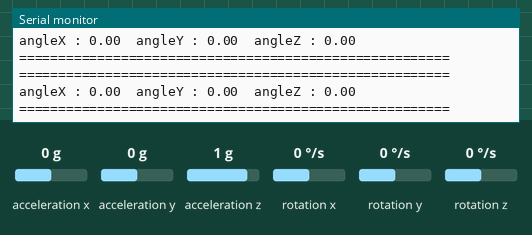
Bench run of a program on a simulated ESP32. Parts: the last lines printed to the serial monitor. The test bench sets the inputs (shaded band); at power-on: acceleration x 0 g, acceleration y 0 g, rotation z 0 °/s, acceleration z 1 g, rotation x 0 °/s, rotation y 0 °/s.

Above: at 4.2 s.
4.3 s: acceleration x set to -1.4 g
At 4.72 s:
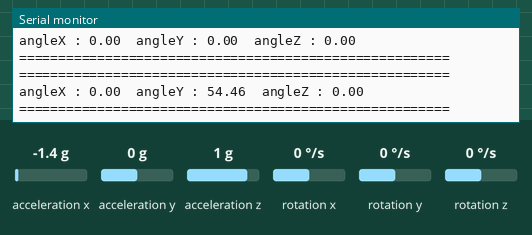
7.3 s: acceleration y set to -1.4 g
At 7.73 s:
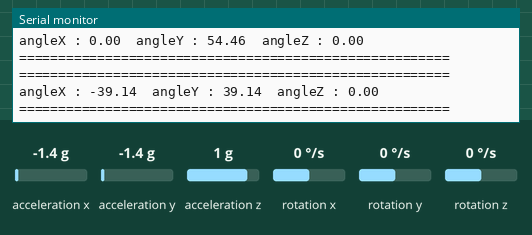
10.3 s: rotation z set to -192 °/s
At 10.76 s:
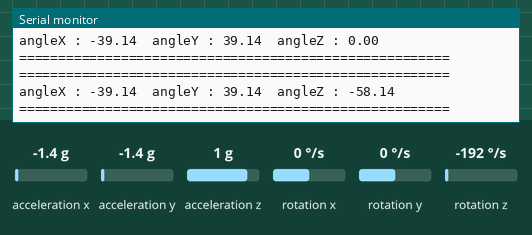
13.3 s: acceleration z set to -1.4 g
At 13.52 s:
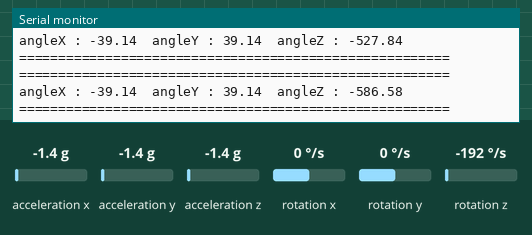
Timing chart, 0 to 15.8 s (numbered marks = the images above; inputs shaded):
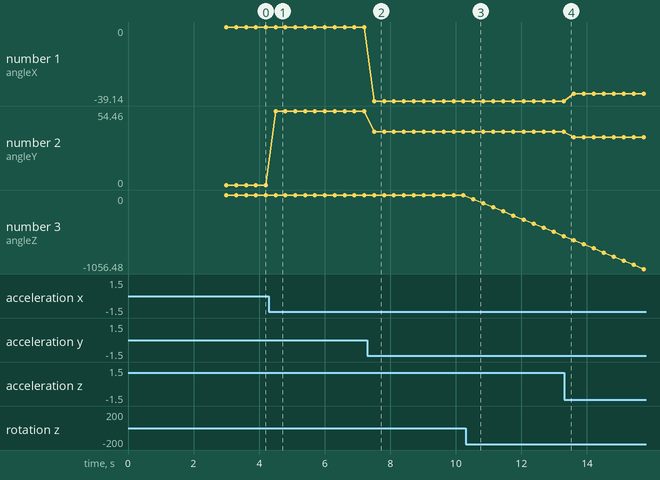

The program:

main.cpp
```cpp
#include <Arduino.h>

#include <MPU6050_tockn.h>
#include <Wire.h>

MPU6050 mpu6050(Wire);

long timer = 0;

void setup() {
  Serial.begin(9600);
  Wire.begin();
  mpu6050.begin();
  mpu6050.calcGyroOffsets(true);
}

void loop() {
  mpu6050.update();


    Serial.println("=======================================================");
    Serial.print("angleX : ");Serial.print(mpu6050.getAngleX());
    Serial.print("\tangleY : ");Serial.print(mpu6050.getAngleY());
    Serial.print("\tangleZ : ");Serial.println(mpu6050.getAngleZ());
    Serial.println("=======================================================\n");
    delay(200);
}
```

Measured:
- after the input at 4.3 s, the serial monitor: prints a new line after 0.20 s (image 1)
- after the input at 7.3 s, the serial monitor: prints a new line after 0.21 s (image 2)
- after the input at 10.3 s, the serial monitor: prints a new line after 0.24 s (image 3)
- plotted number 1: 0 → -39.14 after the input at 7.3 s, -39.14 → -35.26 after the input at 13.3 s
- plotted number 2: 0 → 54.46 after the input at 4.3 s, 54.46 → 39.14 after the input at 7.3 s, 39.14 → 35.26 after the input at 13.3 s
- plotted number 3: 0 → -586.58 after the input at 10.3 s
